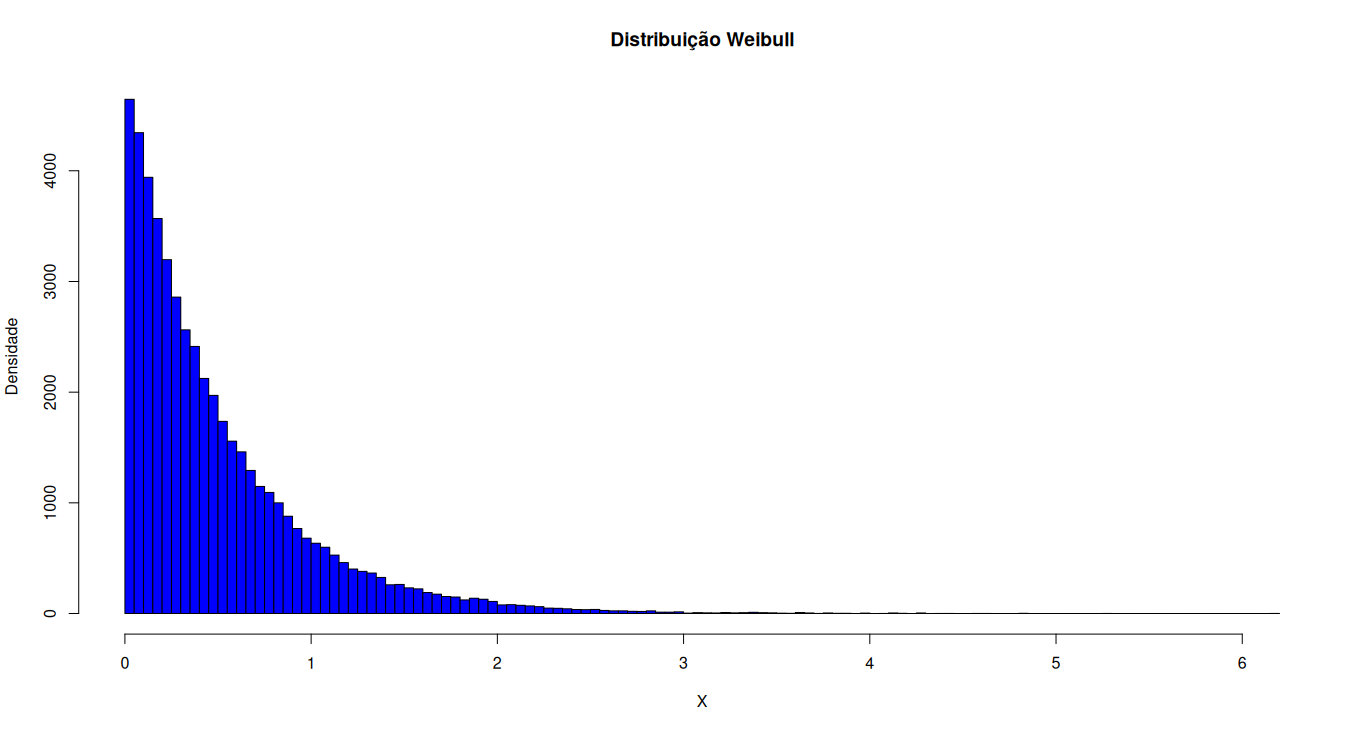

This chart was generated by the following R code:
gera.weibull <- function(nSamples, a, b)
{
  X <- rep(0, nSamples)
  U <- runif(nSamples)
  
  for (i in 1:nSamples)
  {
    X[i] <- b * ((-log(1 - U[i]))^(1.0/a))
  }
  
  return (X)
}

a = 1
b = 0.5
nSamples = 50000

X = gera.weibull(nSamples, a, b)
hist(X,
     main = "Distribuição Weibull",
     xlab = "X",
     ylab = "Densidade",
     breaks = 100,
     col = 'blue')
